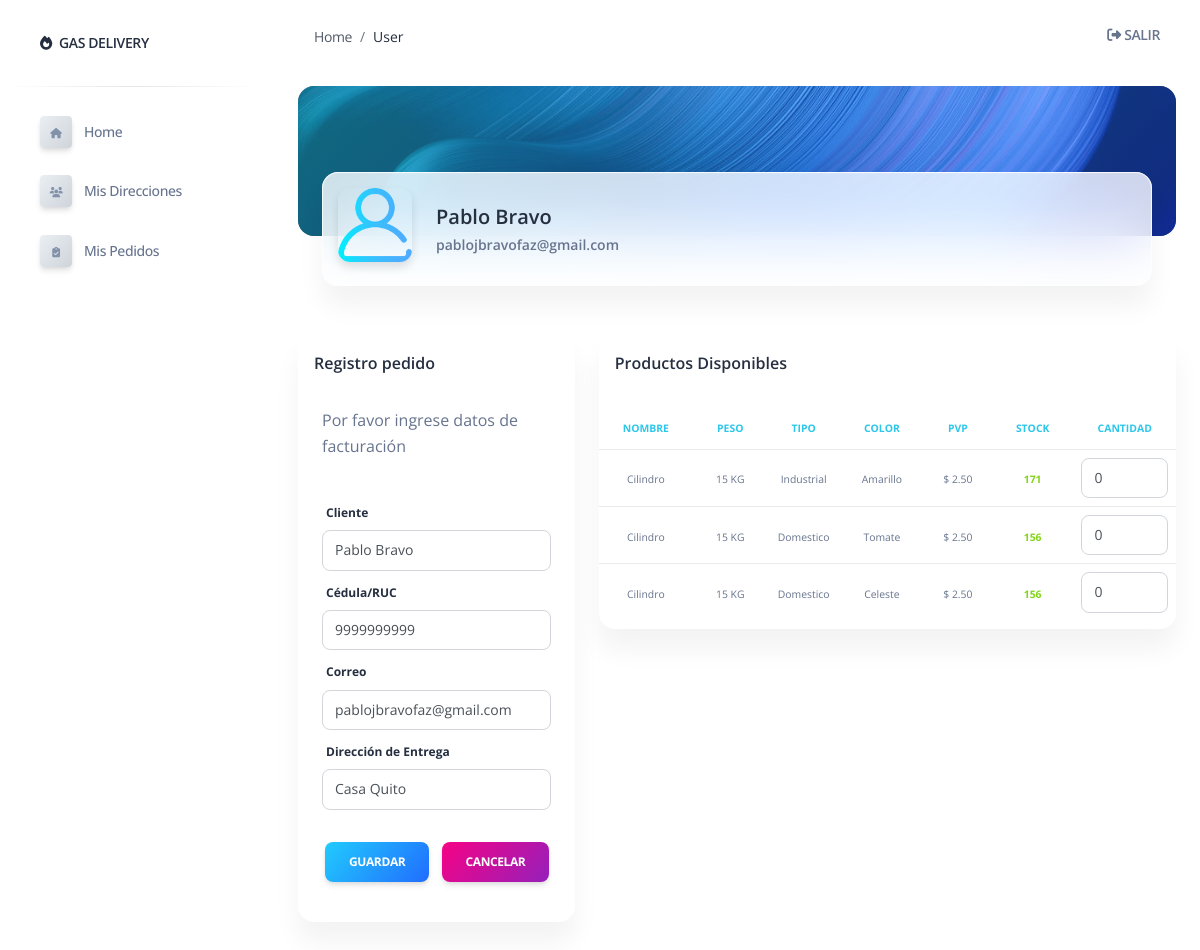
Page /user/create_pedido (signed in) on the committed database.
### gasbravo/models.py (models this page shows)
class User (models.Model):
    first_name = models.CharField(max_length=50)
    last_name = models.CharField(max_length=55)
    email = models.CharField(max_length=55)
    password = models.CharField(max_length=55)
    user_rol = models.ForeignKey(Rol, related_name="user_rol", on_delete=models.CASCADE)
    created_at = models.DateField(auto_now_add=True)
    updated_at = models.DateField(auto_now=True)
    objects = UserManager()

class Producto (models.Model):
    nombre_prod = models.CharField(max_length=30)
    peso = models.CharField(max_length=2)
    tipo = models.CharField(max_length=25)
    color = models.CharField(max_length=25, null=True)
    precio_venta = models.DecimalField(
        max_digits=5, decimal_places=2, default=0.00, null=True)
    cantidad_stock = models.IntegerField(default=0)
    estado = models.BooleanField(default=True)
    created_at = models.DateField(auto_now_add=True)
    updated_at = models.DateField(auto_now=True)
    objects = ProductoManager()

### gasbravo/views.py (the view)
# urls.py: path('user/create_pedido', views.crear_pedido),
def crear_pedido(request):
    if 'logged_user' not in request.session:
        messages.error(request, "Please register or please log in first")
        return redirect('/')
    context = {
        'logged_user': User.objects.get(id=request.session['logged_user']),
        'all_prod': Producto.objects.filter(estado = 1, cantidad_stock__gt=0),
        'user_dir': Direccion.objects.filter(user_log_id=request.session['logged_user']),
    }
    return render(request, 'crearPedido.html', context)

### gasbravo/templates/crearPedido.html (shortened to what this page needs)
{% extends 'layouts/base-cl.html' %} {% block title %} Gestion Productos {% endblock title %}
{% block stylesheets %}{% endblock stylesheets %} {% block content %}
<div class="container-fluid">
    <div class="page-header min-height-150 border-radius-xl mt-4" style="background-image: url('/static/assets/img/curved-images/curved14.jpg'); background-position-y: 15%;">
        <span class="mask bg-gradient-info opacity-5"></span>
    </div>
    <div class="card card-body blur shadow-blur mx-4 mt-n6">
        <div class="row gx-4">
            <div class="col-auto">
                <div class="avatar avatar-xl position-relative">
                    <img src="/static/assets/img/usuario5.png" alt="avatar.png" class="w-100 border-radius-lg shadow-sm">
                </div>
            </div>
            <div class="col-auto my-auto">
                <div class="h-100">
                    <h5 class="mb-1">
                        {{logged_user.first_name}} {{logged_user.last_name}}
                    </h5>
                    <p class="mb-0 font-weight-bold text-sm">
                        {{logged_user.email}}
                    </p>
                </div>
            </div>
        </div>
    </div>
</div>
<div class="container-fluid py-4">
    <div class="row my-4">
        <div class="col-lg-4 col-md-6 mb-md-0">
            <div class="card mb-2">
                <div class="card-header pb-0 p-3">
                    <h6 class="mb-1">Registro pedido</h6>
                </div>
                <div class=" col-md-12 d-flex flex-column">
                    <div class="card card-plain mt-1">
                        <div class="card-header pb-0 text-left bg-transparent">
                            {% if messages %}
                            <ul class="messages">
                                {% for message in messages%}
                                <li class="text-danger"><strong class="text-danger text-capitalize">{{message.tags}}:</strong> {{message}} {% endfor %}</li>
                            </ul>
                            {% else %} Por favor ingrese datos de facturación{% endif %}
                        </div>
                        <div class="card-body">
                            <form role="form text-left" method="post" action="/user/procesar_pedido">
                                <label for="cliente" class="form-label">Cliente</label>
                                <div class="mb-2">
                                    <input type="text" class="form-control" name="cliente" placeholder="Ingrese cliente" value="{{logged_user.first_name}} {{logged_user.last_name}}" required>
                                </div>
                                <label for="cedula" class="form-label">Cédula/RUC</label>
                                <div class="mb-2">
                                    <input type="text" class="form-control" name="cedula" placeholder="Ingrese su número de documento" value="9999999999" required>
                                </div>
                                <label for="correo" class="form-label">Correo</label>
                                <div class="mb-2">
                                    <input type="email" class="form-control" name="correo" placeholder="Ingrese su correo electrónico" value="{{logged_user.email}}" required>
                                </div>
                                <label for="direccion" class="form-label">Dirección de Entrega</label>
                                <div class="mb-2">
                                    <select class="form-control" name="direccion" id="direccion">
                                    {% for dir in user_dir %}
                                     <option value={{dir.id}}>{{dir.nombre_dir}}</option>
                                    {% endfor %}
                                    </select>
                                </div>
                                <div class="mb-3 row g-2 text-center">
                                    <div class="col-md">
                                        <button type="submit" name="save" class="btn bg-gradient-info mt-4 mb-0">Guardar</button>
                                    </div>
                                    <div class="col-md">
                                        <a href="/user/dashboard">
                                            <button type="button" class="btn bg-gradient-primary  mt-4 mb-0">Cancelar</button>
                                        </a>
                                    </div>
                                </div>
                        </div>
                    </div>
                </div>
            </div>
        </div>
        <div class="col-lg-8 col-md-6">
            <div class="card mb-2">
                <div class="card-header pb-0 p-3">
                    <div class="row">
                        <div class="col-lg-6 col-7">
                            <h6>Productos Disponibles</h6>
                        </div>
                    </div>
                </div>
                <div class="card-body px-0 pb-2">
                    <div class="table-responsive">
                        <table class="table align-items-center mb-0">
                            <thead>
                                <tr>
                                    <th class="text-center text-uppercase text-info text-xxs font-weight-bolder opacity-9">Nombre</th>
                                    <th class="text-center text-uppercase text-info text-xxs font-weight-bolder opacity-9">Peso</th>
                                    <th class="text-center text-uppercase text-info text-xxs font-weight-bolder opacity-9">Tipo</th>
                                    <th class="text-center text-uppercase text-info text-xxs font-weight-bolder opacity-9">Color</th>
                                    <th class="text-center text-uppercase text-info text-xxs font-weight-bolder opacity-9">PVP</th>
                                    <th class="text-center text-uppercase text-info text-xxs font-weight-bolder opacity-9">Stock</th>
                                    <th class="text-center text-uppercase text-info text-xxs font-weight-bolder opacity-9">Cantidad</th>
                                </tr>
                            </thead>
                            <tbody>
                                {% for prod in all_prod%}
                                <tr>
                                    <td class="align-middle text-center text-sm">
                                        <span class="text-xxs ">{{prod.nombre_prod}}</span>
                                    </td>
                                    <td class="align-middle text-center text-sm">
                                        <span class="text-xxs"> {{prod.peso}} </span>
                                    </td>
                                    <td class="align-middle text-center text-sm">
                                        <span class="text-xxs">{{prod.tipo}} </span>
                                    </td>
                                    <td class="align-middle text-center text-sm">
                                        <span class="text-xxs ">{{prod.color}}</span>
                                    </td>
                                    <td class="align-middle text-center text-sm">
                                        <span class="text-xxs ">$ {{prod.precio_venta}}</span>
                                    </td>
                                    <td class="align-middle text-center text-sm">
                                        {% if prod.cantidad_stock == 0%}
                                        <span class="text-xxs text-danger font-weight-bolder">{{prod.cantidad_stock}}</span> {% else %}
                                        <span class="text-xxs text-success font-weight-bolder">{{prod.cantidad_stock}}</span> {% endif %}
                                    </td>
                                    <td class="align-left text-center text-xxs">
                                        <input type="number" min="0" max="{{prod.cantidad_stock}}" class="form-control" value="0" name="{{prod.id}}" required>
                                    </td>
                                </tr>
                                {% endfor %}
                            </tbody>
                        </table>
                    </div>
                </div>
            </div>
        </div>
    </div>
</div>
{% endblock content %}

### rows in the picture
User: first_name "Pablo", last_name "Bravo", email "pablojbravofaz@gmail.com", cliente "Pablo Bravo", correo "pablojbravofaz@gmail.com"
Producto: nombre_prod "Cilindro", peso "15 KG", tipo "Industrial", color "Amarillo", precio_venta "2.50", cantidad_stock "171"
Producto: nombre_prod "Cilindro", peso "15 KG", tipo "Domestico", color "Tomate", precio_venta "2.50", cantidad_stock "156"
Producto: nombre_prod "Cilindro", peso "15 KG", tipo "Domestico", color "Celeste", precio_venta "2.50", cantidad_stock "156"

### other values in the picture
form field direccion "Casa Quito"
